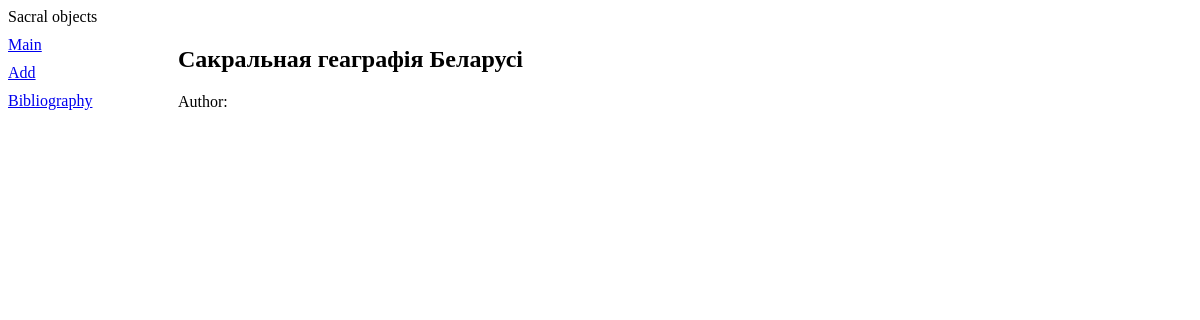
/volumbf/works/1/, run on an earlier commit of the app's database.
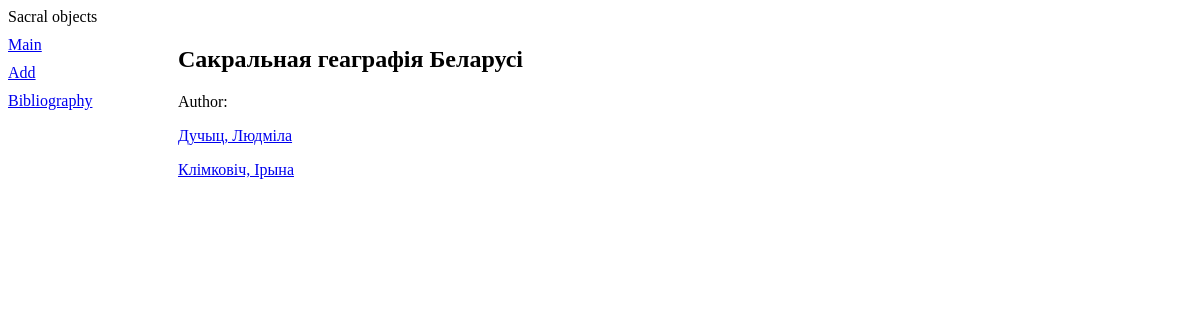
And on a later commit of the database.
### volumbf/models.py (models this page shows)
class Authors(models.Model):
    author = models.CharField(max_length=50, verbose_name='Аўтар')
    publications = models.ManyToManyField(Mentions, related_name='authors', verbose_name='Аўтары')
    def __str__(self):
        return self.author
    class Meta:
        verbose_name_plural = 'Аўтары'
        verbose_name = 'Аўтар'
        ordering = ['author']

### volumbf/views.py (the view)
# urls.py: path('works/<int:pk>/', work_detail, name='work_detail'),
def work_detail(request, pk):
    works = get_object_or_404(Mentions, pk=pk)
    authors = Authors.objects.filter(publications__in=[works])
    return render(request, 'volumbf/work_detail.html', {'works': works, 'authors': authors})

### volumbf/templates/volumbf/work_detail.html
{% extends "layout/basic.html" %}
{% block content %}
   <div>
	<h2> {{ works.work }} </h2>
	<p>Author: </p>
	{% for author in authors %}
    		<p><a href="{% url 'author_detail' author.pk %}">{{ author }}</a></p>
	{% endfor %}
   </div>
{% endblock %}

What changed in the data, as far as the page shows it:
added Authors: author "Дучыц, Людміла"
added Authors: author "Клімковіч, Ірына"
